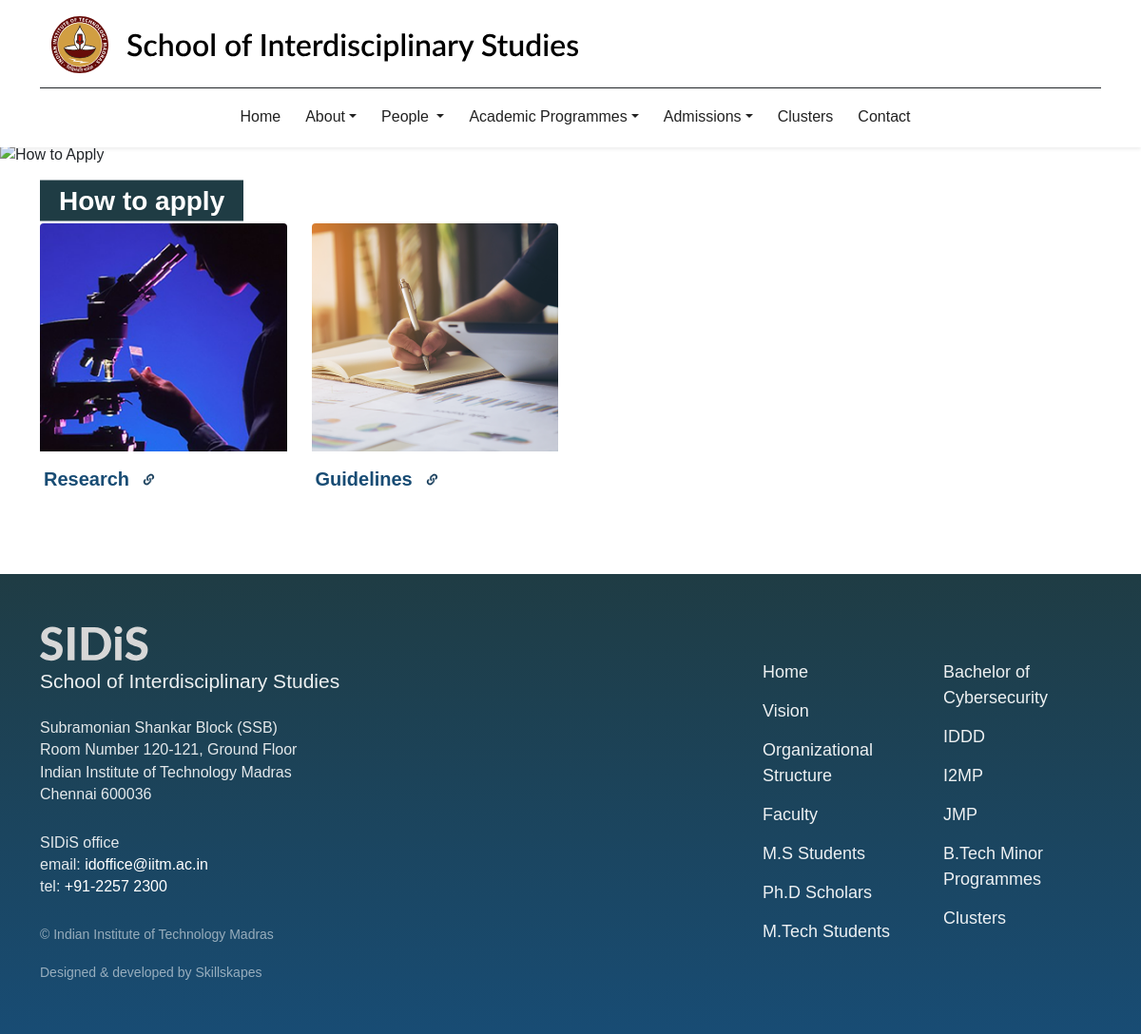
The page /apply.php on the database its author committed.
### tables this page shows
CREATE TABLE `how_to_apply` (
  `id` int UNSIGNED NOT NULL,
  `title` varchar(255) NOT NULL,
  `image` varchar(255) NOT NULL,
  `link_type` enum('link','attachment') NOT NULL DEFAULT 'link',
  `link_url` varchar(500) DEFAULT NULL,
  `attachment` varchar(255) DEFAULT NULL,
  `display_order` int NOT NULL DEFAULT '0',
  `status` tinyint(1) NOT NULL DEFAULT '1',
  `created_at` timestamp NOT NULL DEFAULT CURRENT_TIMESTAMP,
  `updated_at` timestamp NOT NULL DEFAULT CURRENT_TIMESTAMP ON UPDATE CURRENT_TIMESTAMP
);

### apply.php (the view, shortened to what this page needs)
<?php
include 'header.php';
require_once __DIR__ . '/config.php';
$cardsPerPage = 16;
$currentPage  = isset($_GET['page']) ? max(1, (int)$_GET['page']) : 1;
try {
    $offset = ($currentPage - 1) * $cardsPerPage;
    $stmt = $pdo->prepare("
        SELECT
            id,
            title,
            image,
            link_type,
            link_url,
            attachment,
            display_order
        FROM how_to_apply
        WHERE status = 1
        ORDER BY display_order ASC, id ASC
        LIMIT :limit OFFSET :offset
    ");
    $stmt->bindValue(':limit', $cardsPerPage, PDO::PARAM_INT);
    $stmt->bindValue(':offset', $offset, PDO::PARAM_INT);
    $stmt->execute();
    $cards = $stmt->fetchAll(PDO::FETCH_ASSOC);
} catch (PDOException $e) {
    $cards      = [];
    $totalCards = 0;
    $totalPages = 1;
}
?>
<section class="hero">
    <img
        src="images/about-banner.png"
        class="hero-img"
        style="height: auto;"
        alt="How to Apply"
    >
    <div class="container">
        <div class="hero-content about-section">
            <h2>
                How to apply
            </h2>
        </div>
    </div>
</section>
<section class="how-to-apply-section">
    <div class="container">
        <?php if (!empty($cards)): ?>
            <div class="apply-cards-grid">
                <?php foreach ($cards as $item): ?>
                    <?php
                    $title = htmlspecialchars(
                        $item['title'] ?? '',
                        ENT_QUOTES,
                        'UTF-8'
                    );
                    $image = htmlspecialchars(
                        $item['image'] ?? '',
                        ENT_QUOTES,
                        'UTF-8'
                    );
                    $targetUrl = '#';
                    if ($item['link_type'] === 'attachment' && !empty($item['attachment'])) {
                        $targetUrl = 'images/attachments/' . rawurlencode($item['attachment']);
                    } elseif (!empty($item['link_url'])) {
                        $targetUrl = htmlspecialchars($item['link_url'], ENT_QUOTES, 'UTF-8');
                    }
                    ?>
                    <div class="apply-card">
                        <a
                            href="<?= $targetUrl ?>"
                            target="_blank"
                            rel="noopener noreferrer"
                            class="apply-card-link"
                        >
                            <div class="apply-card-image-wrapper">
                                <img
                                    src="images/<?= $image ?>"
                                    alt="<?= $title ?>"
                                    class="apply-card-img"
                                    loading="lazy"
                                >
                            </div>
                            <div class="apply-card-content">
                                <h4 class="apply-card-title">
                                    <span><?= $title ?></span>
                                    <img
                                        src="images/codex_link.png"
                                        alt="Link"
                                        class="codex-link-icon"
                                    >
                                </h4>
                            </div>
                        </a>
                    </div>
                <?php endforeach; ?>
            </div>
        <?php else: ?>
            <p style="text-align: center; color: #666; padding: 50px 0; font-size: 16px;">
                No application details available at the moment.
            </p>
        <?php endif; ?>
    </div>
</section>
<?php include 'footer.php'; ?>

### style.css (style rules this page uses)
body { font-family: 'Inter', sans-serif; }
.hero { position: relative; margin-top: 150px; }
.hero-img { width: 100%; height: 520px; object-fit: cover; }
.hero-content { position: absolute; top: 40%; transform: translateY(70%); color: #fff; }
.about-section { padding: 40px 0; }
.about-section h2 { color: #000; font-size: 36px; font-weight: 600; font-family: 'Lato', sans-serif; }

### apply.php (style rules this page uses)
.hero-content { top: 35%; background-color: #1F3C44; padding: 5px 20px; }
.hero-content h2 { color: #fff; font-size: 28px; margin: 0; }
.how-to-apply-section { padding: 60px 0 80px; background-color: #ffffff; }
.apply-cards-grid { display: grid; grid-template-columns: repeat(4, 1fr); gap: 36px 26px; }
.apply-card { background: #ffffff; border-radius: 4px; overflow: hidden; transition: transform 0.25s ease, box-shadow 0.25s ease; }
.apply-card-link { display: block; text-decoration: none; color: inherit; }
.apply-card-image-wrapper { width: 100%; height: 240px; overflow: hidden; background-color: #f3f4f6; }
.apply-card-img { width: 100%; height: 100%; object-fit: cover; display: block; transition: transform 0.35s ease; }
.apply-card-content { padding: 16px 4px 6px; }
.apply-card-title { font-family: 'Lato', sans-serif; font-size: 20px; font-weight: 700; color: #184C74; margin: 0; display: inline-flex; align-items: center; gap: 10px; line-height: 1.35; transition: color 0.2s ease; }
.codex-link-icon { width: 20px; height: 20px; object-fit: contain; display: inline-block; vertical-align: middle; flex-shrink: 0; transition: transform 0.25s ease; }

### rows shown on the page
how_to_apply: image (picture), title "Research"
how_to_apply: image (picture), title "Guidelines"
